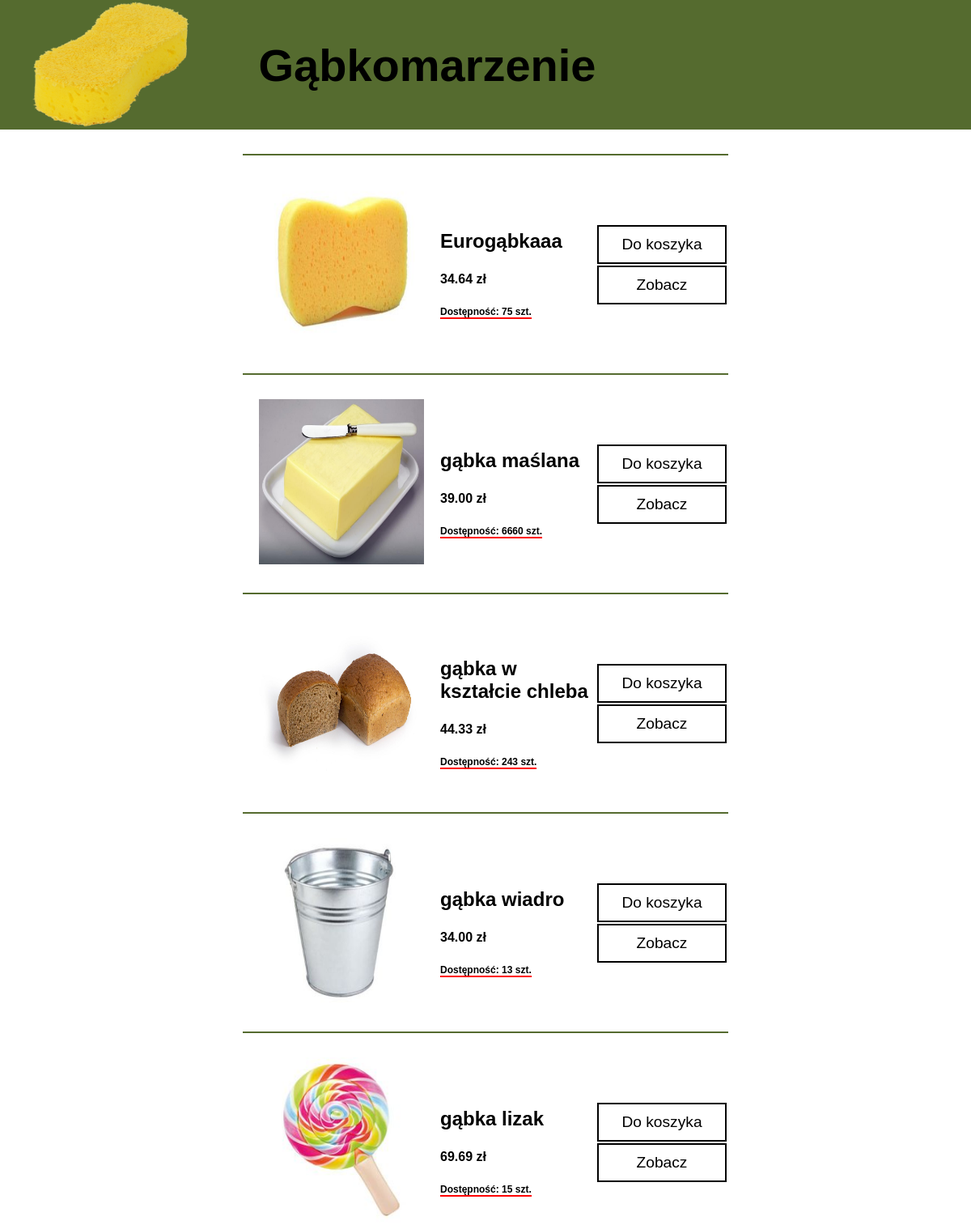
Page /admin/administrator.php (upper part) on the earlier database version.
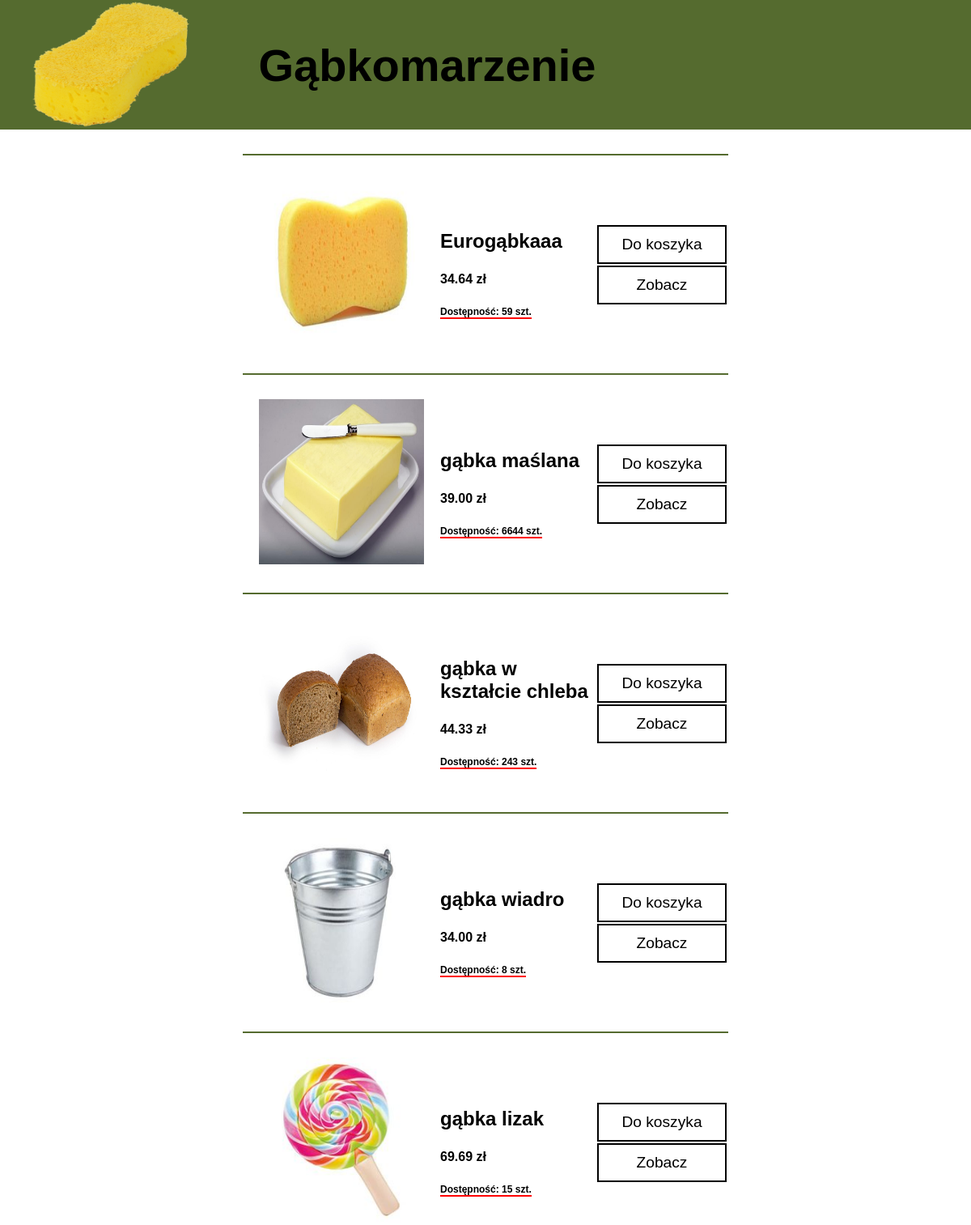
Same page on the later database version.
### tables this page shows
CREATE TABLE `produkty` (
  `id` int(11) NOT NULL,
  `nazwa` varchar(250) NOT NULL,
  `zdjecie` varchar(50) NOT NULL,
  `cena` decimal(10,2) NOT NULL,
  `ilosc_magazyn` int(11) DEFAULT NULL,
  `widoczny` tinyint(1) DEFAULT NULL
);

### admin/administrator.php (the view, shortened to what this page needs)
<!DOCTYPE html>
<html lang="pl" dir="ltr">
  <head>
    <link rel="stylesheet" href="../styl.css">
  </head>
  <body>
    <header>
      <a href="../index.php"><img src="../images/logo.png" id="logo" alt="logo"></a>
      <h1>Gąbkomarzenie</h1>
      <div id="nazwa">
      </div>
    </header>
    <?php
    echo "<div id=content>";
    $conn = new mysqli('localhost', 'root', '', 'passwd_hash');
    $sql = "SELECT id, nazwa, zdjecie, cena, ilosc_magazyn FROM produkty WHERE widoczny=1";
    $res = $conn->query($sql);
    while($produkt = $res->fetch_assoc()){
      echo <<< OPOLE
      <div class=produkt>
        <div class=zwijaj>
        <a href=../sites/produkt.php?id=$produkt[id]&rola=admin><img class=midimg src=../images/$produkt[zdjecie] alt=$produkt[nazwa]></a>
          <div>
          <a href=../sites/produkt.php?id=$produkt[id]&rola=admin><h3>$produkt[nazwa]</h3></a>
            <h4>$produkt[cena] zł</h4>
            <h5 class=ilosc_mag>Dostępność: <span class=sztuki>$produkt[ilosc_magazyn]</span> szt.</h5>
          </div>
        </div>
        <div>
          <a class=button><div>Do koszyka</div></a>
          <a class=button href=../sites/produkt.php?id=$produkt[id]&rola=admin><div>Zobacz</div></a>
        </div>
      </div>
OPOLE;
    }
     ?>
     </div>
  </body>
</html>

Differences in the rows shown:
changed produkty "Eurogąbkaaa": ilosc_magazyn "75" → "59"
changed produkty "gąbka maślana": ilosc_magazyn "6660" → "6644"
changed produkty "gąbka wiadro": ilosc_magazyn "13" → "8"
